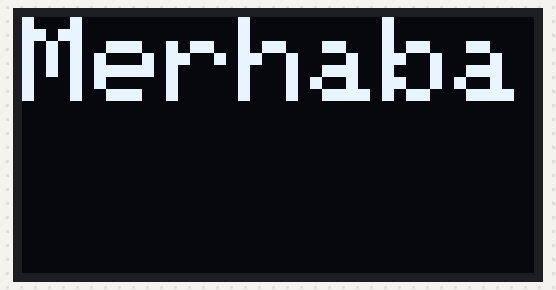
Recording of a sketch running on a simulated Arduino Uno, built with avr-gcc and run on an emulated ATmega328P. Shown: 128×64 one-colour display.

Above: at 0.1 s.
At 1.23 s:
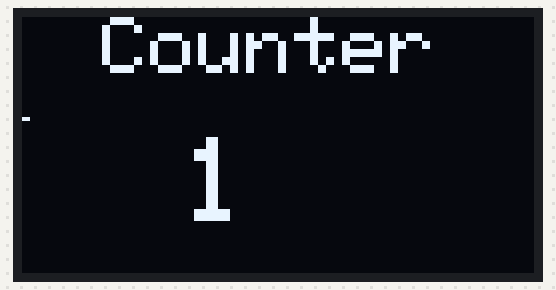
At 10.92 s:
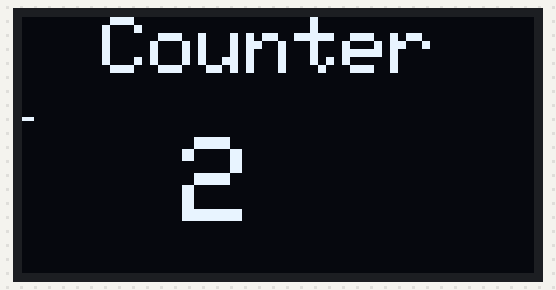
At 20.6 s:
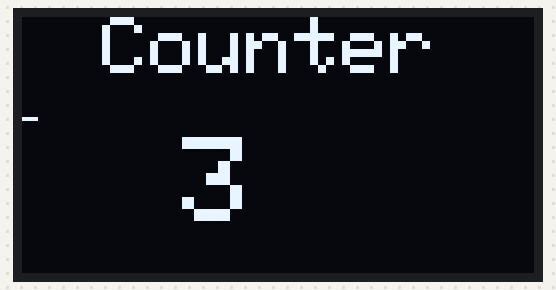
At 30.28 s:
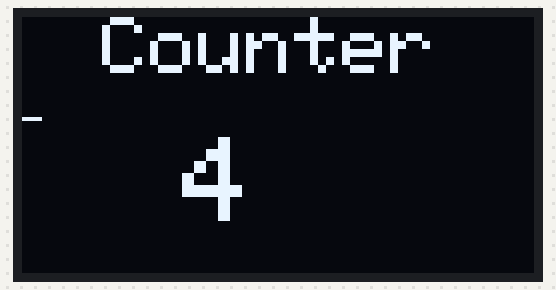
At 39.66 s:
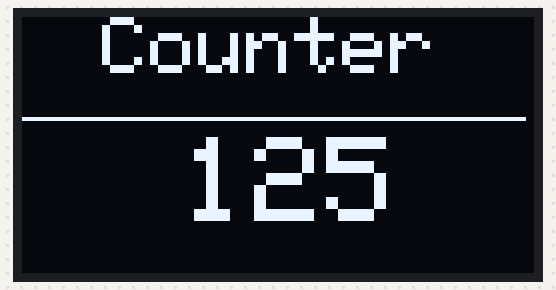

The sketch:

oledekran.ino
```cpp
#include <Wire.h>
#include <SPI.h>
#include <Adafruit_GFX.h>
#include <Adafruit_SSD1306.h>

#define SCREEN_WIDTH 128
#define SCREEN_HEIGHT 64
#define SCREEN_I2C_ADDRESS 0x3C
#define OLED_RESET_PIN -1
Adafruit_SSD1306 display(SCREEN_WIDTH, SCREEN_HEIGHT,&Wire,OLED_RESET_PIN);
int counter = 0;
int line = 0;

void setup()
{
  display.begin(SSD1306_SWITCHCAPVCC, SCREEN_I2C_ADDRESS);
  display.clearDisplay();
  display.setTextColor(WHITE);
  display.setTextSize(3);
  display.setCursor(0, 0);
  display.println("Merhaba");
  display.display();
  delay(1000);
}
void loop()
{
  counter++;
  display.clearDisplay();
  display.setTextColor(WHITE);
  display.setTextSize(2);
  display.setCursor(20, 0);
  display.println("Counter ");

  display.drawLine(0, 25, counter, 25, WHITE);

  display.setTextSize(3);
  display.setCursor(40,30);
  display.println(counter);
  display.display();
  delay(10);

  if(counter >= 128){
    counter = 0;
  }


}
```
